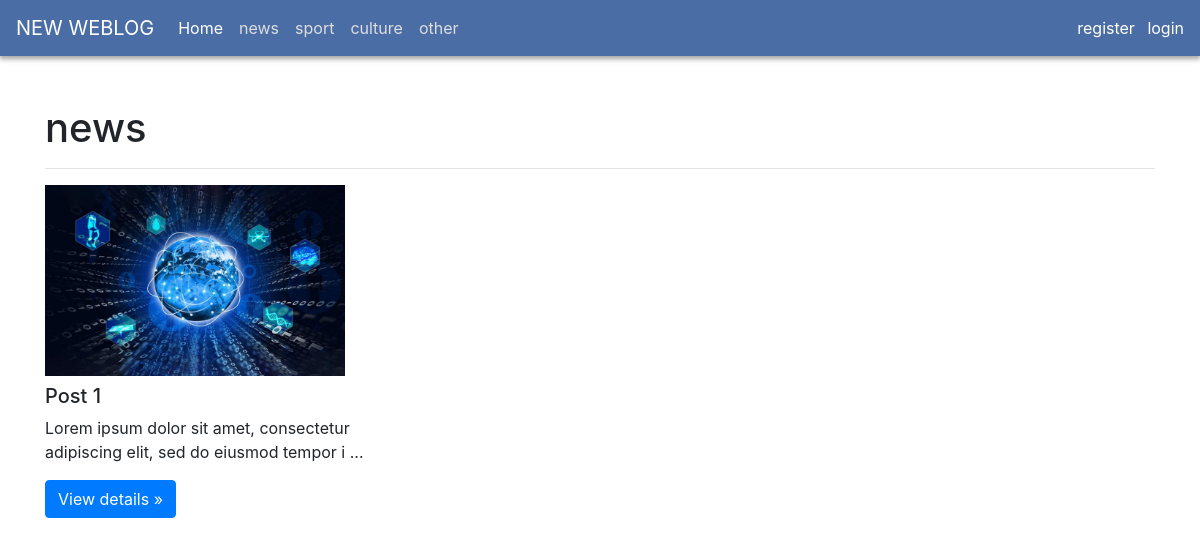
Screenshot of /category.php?cat_id=1 with the database file from the repository.
### tables this page shows
CREATE TABLE `categories` (
  `id` int(11) NOT NULL,
  `name` varchar(255) NOT NULL,
  `created_at` datetime NOT NULL,
  `updated_at` datetime DEFAULT NULL
);

CREATE TABLE `posts` (
  `id` int(11) NOT NULL,
  `title` varchar(255) NOT NULL,
  `body` text NOT NULL,
  `cat_id` int(11) NOT NULL,
  `status` tinyint(4) NOT NULL DEFAULT 1,
  `image` text NOT NULL,
  `created_at` datetime NOT NULL,
  `updated_at` datetime DEFAULT NULL
);

### functions/helpers.php (called while the page is built, shortened)
<?php
function asset($file){
    return trim(BASE_URL,'/ ').'/'.trim($file,'/ ');
}
function url($url){
    return trim(BASE_URL,'/ ').'/'.trim($url,'/ ');
}

### category.php (the view, shortened to what this page needs)
<?php
require_once 'functions/helpers.php';
global $pdo;
?>
<!DOCTYPE html>
<html lang="en">
<head>
    <link rel="stylesheet" href="<?= asset('assets/css/bootstrap.min.css') ?>" media="all" type="text/css">
    <link rel="stylesheet" href="<?= asset('assets/css/style.css') ?>" media="all" type="text/css">
</head>
<body>
<section id="app">
    <?php require_once "layouts/top-nav.php"?>
    <section class="container my-5">
      <?php
      $query = 'SELECT * FROM php_project.categories WHERE id = ?';
      $statement = $pdo->prepare($query);
      $statement->execute([$_GET['cat_id']]);
      $category = $statement->fetch();
      if(!$category === false){?>
            <section class="row">
                <section class="col-12">
                    <h1><?= $category->name ?></h1>
                    <hr>
                </section>
            </section>
            <section class="row">
                <?php
                $query = "SELECT * FROM php_project.posts WHERE status = 1 AND cat_id = ?;";
                $statment = $pdo->prepare($query);
                $statment->execute([$_GET['cat_id']]);
                $posts = $statment->fetchAll();
                if (!$posts === false){
                foreach ($posts as $post){ ?>
                    <section class="col-md-4">
                        <section class="mb-2 overflow-hidden" style="max-height: 15rem;">
                            <img class="img-fluid" src="<?= asset($post->image) ?>" alt="<?= $post->title ?>" width="300" height="300">
                        </section>
                        <h2 class="h5 text-truncate"><?= $post->title ?></h2>
                        <p><?= substr($post->body,0,80).' ...' ?></p>
                        <p><a class="btn btn-primary" href="<?= url('detail.php').'?post_id='.$post->id ?>" role="button">View details »</a></p>
                    </section>
                <?php }
                    }else echo 'NO POST';?>
            </section>
       <?php } ?>
        </section>
    </section>
</body>
</html>

### layouts/top-nav.php (shortened to what this page needs)
<link rel="stylesheet" href="<?= asset('assets/css/bootstrap.min.css') ?>" media="all" type="text/css">
<link rel="stylesheet" href="<?= asset('assets/css/style.css') ?>" media="all" type="text/css">
<nav class="navbar navbar-expand-lg navbar-dark bg-blue ">
    <a class="navbar-brand " href="<?= url('index.php') ?>">NEW WEBLOG</a>
    <div class="collapse navbar-collapse " id="navbarSupportedContent ">
        <ul class="navbar-nav mr-auto ">
            <li class="nav-item active ">
                <a class="nav-link " href="<?= url('index.php') ?>">Home <span class="sr-only ">(current)</span></a>
            </li>
            <?php
            global $pdo;
            $query = "SELECT * FROM php_project.categories";
            $statment = $pdo->prepare($query);
            $statment->execute();
            $categories = $statment->fetchAll();
            foreach ($categories as $category){?>
            <li class="nav-item ">
                <a class="nav-link " href="<?= url('category.php?cat_id='.$category->id) ?>"><?= $category-> name?></a>
            </li>
            <?php } ?>
        </ul>
    </div>
    <section class="d-inline ">
        <?php if(!isset($_SESSION['user'])){ ?>
        <a class="text-decoration-none text-white px-2 " href="<?= url('auth/register.php')?>">register</a>
        <a class="text-decoration-none text-white " href="<?= url('auth/login.php')?>">login</a>
        <?php }else{ ?>
            <a class="text-decoration-none text-white px-2 " href="<?= url('panel') ?>">Panel</a>
            <a class="text-decoration-none text-white px-2 " href="<?= url('auth/logout.php')?>">logout</a>
        <?php } ?>
    </section>
</nav>

### assets/css/style.css (style rules this page uses)
.bg-blue { background-color: rgb(74,109,165); box-shadow: 0px 3px 4px #aaaaaa, 0px 4px 8px #ededed; }
.nav-link { color: #dedede!important; }
.active > .nav-link { color: #ffffff!important; }

### rows the page displays
categories: name "news"
categories: name "sport"
categories: name "culture"
categories: name "other"
posts: image (picture), title "Post 1", body "Lorem ipsum dolor sit amet, consectetur adipiscing elit, sed do eiusmod tempor i"
